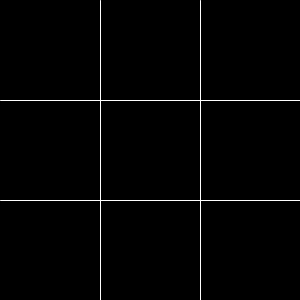
Frame 1 (no input)
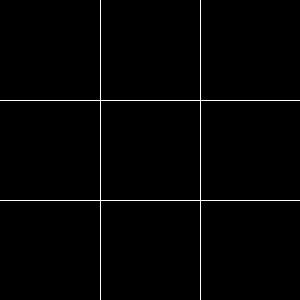
Frame 60 (the mouse pressed at the canvas centre just before this capture)
Frame 120 (the mouse held since frame 60 and released just before this capture): identical to frame 60, image omitted

The Processing sketch that drew these frames (run headless with seeded random() and noise(); from frame 60 on, the mouse is pressed at the canvas centre):

// Processing sketch: processing_131798
// ── processing_131798.pde

void setup() {
  //Damos valores para el color de fondo y el tamaÃ±o
  size(300, 300);
  background(0);
 }
void draw() {  //Crea el campo de juego en funcion del ancho(width) y el alto de la pantalla (height)
  stroke(255);  //Color del campo
  strokeWeight(1);  //TamaÃ±o de la linea del campo
  line(width/3, 0, width/3, height);
  line(width*2/3, 0, width*2/3, height);
  line(0, height/3, width, height/3);
  line(0, height*2/3, width, height*2/3);
  if (mousePressed && (mouseButton == LEFT)) {  //Comando para crear cruces segun que casilla pulsemos
     stroke(#00FF00); //Color de las cruces
     strokeWeight(3);
    //Casilla 1-1
    if (mouseX<width/3 && mouseY<height/3) {
      line(10, 10, (width/3)-10, (height/3)-10);
      line(10, (height/3)-10, (width/3)-10, 10 );
    }
    //Casilla 1-2
    if (mouseX<width*2/3 && mouseX>width/3 && mouseY<height/3) {
      line((width/3)+10, 10, (width*2/3)-10, (height/3)-10);
      line((width/3)+10, (height/3)-10, (width*2/3)-10, 10);
    }
    //Casilla 1-3
    if (mouseX>width*2/3 && mouseY<height/3) {
      line(((width)-width/3)+10, 10, width-10, (height/3)-10);
      line(((width)-width/3)+10, (height/3)-10, width-10, 10);
    }
    //Casilla 2-1
    if (mouseX<width/3 && mouseY>height/3 && mouseY<height*2/3) {
      line(10, (height/3)+10, (width/3)-10, (height*2/3)-10);
      line(10, (height*2/3)-10, (width/3)-10, (height/3)+10 );
    }
    //casilla 2-2
    if (mouseX>width/3 && mouseX<width*2/3 && mouseY>height/3 && mouseY<height*2/3) {
      line((width/3)+10, (height/3)+10, (width*2/3)-10, (height*2/3)-10);
      line((width/3)+10, (height*2/3)-10, (width*2/3)-10, (height/3)+10);
    }
    //Casilla 2-3
    if (mouseX>width*2/3 && mouseY>height/3 && mouseY<height*2/3) {
      line((width*2/3)+10, (height/3)+10, width-10, (height*2/3)-10);
      line((width*2/3)+10, (height*2/3)-10, width-10, (height/3)+10);
    }
    //Casilla 3-1
    if (mouseX<width/3 && mouseY>height*2/3 ) {
      line(10, (height*2/3)+10, (width/3)-10, height-10);
      line(10, height-10, (width/3)-10, (height*2/3)+10);
    }
    //Casilla 3-2
    if (mouseX>width/3 && mouseX<width*2/3 && mouseY>height*2/3) {
      line((width/3)+10, (height*2/3)+10, (width*2/3)-10, height-10);
      line((width/3)+10, height-10, (width*2/3)-10, (height*2/3)+10);
    }
    //Casilla 3-3
    if (mouseX>width*2/3 && mouseY>height*2/3) {
      line((width*2/3)+10, (height*2/3)+10, width-10, height-10);
      line((width*2/3)+10, height-10, width-10, (height*2/3)+10);
    }
  }
 
  if (mousePressed && (mouseButton == RIGHT)) {   //Comando para crear circunferencias segun que casilla pulsemos
    stroke(#0000FF); //Color de las circunferencias
    strokeWeight(5); //TamaÃ±o de la linea de la circunferencia
    fill(0);  //Color interno de la circunferencia
    //Casilla 1-1
    if (mouseX<width/3 && mouseY<height/3) {
      ellipse(width/6, height/6, (width/3.5)-5, (height/3.5)-5);
    }
    //Casilla 1-2
    if (mouseX<width*2/3 && mouseX>width/3 && mouseY<height/3) {
      ellipse(width/2, height/6, (width/3.5)-5, (height/3.5)-5);
    }
    //Casilla 1-3
    if (mouseX>width*2/3 && mouseY<height/3) {
      ellipse(width-width/6, height/6, (width/3.5)-5, (height/3.5)-5);
    }
    //Casilla 2-1
    if (mouseX>width*2/3 && mouseY>height/3 && mouseY<height*2/3) {
      ellipse(width-width/6, height/2, (width/3.5)-5, (height/3.5)-5);
    }
    //Casilla 2-2
    if (mouseX>width/3 && mouseX<width*2/3 && mouseY>height/3 && mouseY<height*2/3) {
      ellipse(width/2, height/2, (width/3.5)-5, (height/3.5)-5);
    }
    //Casilla 2-3
    if (mouseX<width/3 && mouseY>height/3 && mouseY<height*2/3) {
 
      ellipse(width/6, height/2, (width/3.5)-5, (height/3.5)-5);
    }
    //Casilla 3-1
    if (mouseX<width/3 && mouseY>height*2/3) {
      ellipse(width/6, height-height/6, (width/3.5)-5, (height/3.5)-5);
    }
    //Casilla 3-2
    if (mouseX>width/3 && mouseX<width*2/3 && mouseY>height*2/3) {
      ellipse(width/2, height-height/6, (width/3.5)-5, (height/3.5)-5);
    }
    //Casilla 3-3
    if (mouseX>width*2/3 && mouseY>height*2/3) {
      ellipse(width-width/6, height-height/6, (width/3.5)-5, (height/3.5)-5);
    }
  }
  //Juego nuevo pulsando 'n' o 'N' y vuelta a la funcion Draw
  if (keyPressed) {
  if (key == 'n' || key == 'N')
 background(0); 
  return;
  }
}
